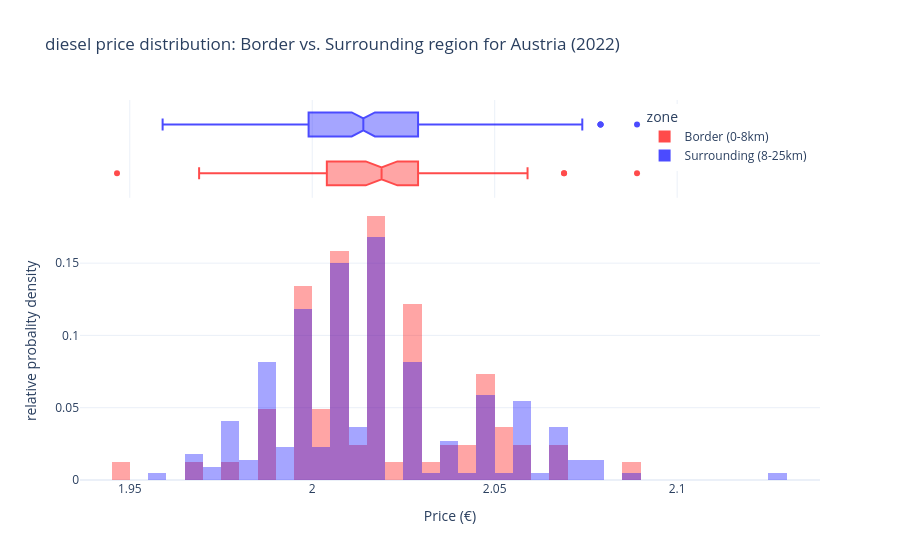

Notebook code cell kept with this figure:
### Markdown cell above
To visualize the (missing) price difference we plot the median prices for a year and for a specific border region.

### Code cell
year = 2022
country = "Austria"
 

show_border_price_difference(median_path, non_autobahn_border_path, "diesel", country, year)

### Figure 1 — Plotly figure (JSON) as saved in the notebook; plotly's stock layout.template omitted (floating-point values rounded to 4 significant figures; data arrays with more than 128 entries replaced by an {"elided": "..."} marker saying what was removed)
{"data": [{"bingroup": "x", "histnorm": "probability", "hovertemplate": "zone=Border (0-8km)<br>daily median (€)=%{x}<br>probability=%{y}<extra></extra>", "legendgroup": "Border (0-8km)", "marker": {"color": "red", "opacity": 0.5, "pattern": {"shape": ""}}, "name": "Border (0-8km)", "nbinsx": 40, "opacity": 0.7, "orientation": "v", "showlegend": true, "type": "histogram", "x": [1.999, 2.089, 2.019, 1.969, 2.004, 1.989, 2.029, 2.054, 2.049, 2.004, 1.999, 2.049, 1.989, 1.979, 2.029, 2.026, 2.019, 1.999, 2.059, 2.009, 2.029, 2.009, 2.049, 1.999, 2.004, 2.069, 1.999, 2.009, 2.009, 2.009, 1.999, 2.009, 2.029, 2.049, 2.019, 2.044, 1.946, 2.019, 2.019, 2.019, 2.054, 2.049, 2.009, 2.025, 2.019, 2.019, 2.044, 2.019, 2.014, 1.999, 2.019, 2.009, 2.014, 2.039, 2.019, 1.989, 2.009, 2.019, 2.019, 2.024, 1.989, 2.049, 1.999, 2.034, 2.019, 2.059, 1.999, 1.999, 2.029, 1.999, 2.054, 2.039, 2.009, 2.019, 2.029, 2.029, 2.029, 2.009, 2.009, 2.004, 2.009, 2.069], "xaxis": "x", "yaxis": "y"}, {"hovertemplate": "zone=Border (0-8km)<br>daily median (€)=%{x}<extra></extra>", "legendgroup": "Border (0-8km)", "marker": {"color": "red"}, "name": "Border (0-8km)", "notched": true, "opacity": 0.7, "showlegend": false, "type": "box", "x": [1.999, 2.089, 2.019, 1.969, 2.004, 1.989, 2.029, 2.054, 2.049, 2.004, 1.999, 2.049, 1.989, 1.979, 2.029, 2.026, 2.019, 1.999, 2.059, 2.009, 2.029, 2.009, 2.049, 1.999, 2.004, 2.069, 1.999, 2.009, 2.009, 2.009, 1.999, 2.009, 2.029, 2.049, 2.019, 2.044, 1.946, 2.019, 2.019, 2.019, 2.054, 2.049, 2.009, 2.025, 2.019, 2.019, 2.044, 2.019, 2.014, 1.999, 2.019, 2.009, 2.014, 2.039, 2.019, 1.989, 2.009, 2.019, 2.019, 2.024, 1.989, 2.049, 1.999, 2.034, 2.019, 2.059, 1.999, 1.999, 2.029, 1.999, 2.054, 2.039, 2.009, 2.019, 2.029, 2.029, 2.029, 2.009, 2.009, 2.004, 2.009, 2.069], "xaxis": "x2", "yaxis": "y2"}, {"bingroup": "x", "histnorm": "probability", "hovertemplate": "zone=Surrounding (8-25km)<br>daily median (€)=%{x}<br>probability=%{y}<extra></extra>", "legendgroup": "Surrounding (8-25km)", "marker": {"color": "blue", "opacity": 0.5, "pattern": {"shape": ""}}, "name": "Surrounding (8-25km)", "nbinsx": 40, "opacity": 0.7, "orientation": "v", "showlegend": true, "type": "histogram", "x": {"elided": "220 float values"}, "xaxis": "x", "yaxis": "y"}, {"hovertemplate": "zone=Surrounding (8-25km)<br>daily median (€)=%{x}<extra></extra>", "legendgroup": "Surrounding (8-25km)", "marker": {"color": "blue"}, "name": "Surrounding (8-25km)", "notched": true, "opacity": 0.7, "showlegend": false, "type": "box", "x": {"elided": "220 float values"}, "xaxis": "x2", "yaxis": "y2"}], "layout": {"barmode": "overlay", "legend": {"title": {"text": "zone"}, "tracegroupgap": 0, "x": 0.99, "xanchor": "right", "y": 0.99, "yanchor": "top"}, "title": {"text": "diesel price distribution: Border vs. Surrounding region for Austria (2022)"}, "xaxis": {"anchor": "y", "domain": [0, 1], "title": {"text": "Price (€)"}}, "xaxis2": {"anchor": "y2", "domain": [0, 1], "matches": "x", "showgrid": true, "showticklabels": false}, "yaxis": {"anchor": "x", "domain": [0, 0.7326], "title": {"text": "relative probality density"}}, "yaxis2": {"anchor": "x2", "domain": [0.7426, 1], "matches": "y2", "showgrid": false, "showline": false, "showticklabels": false, "ticks": ""}}}
